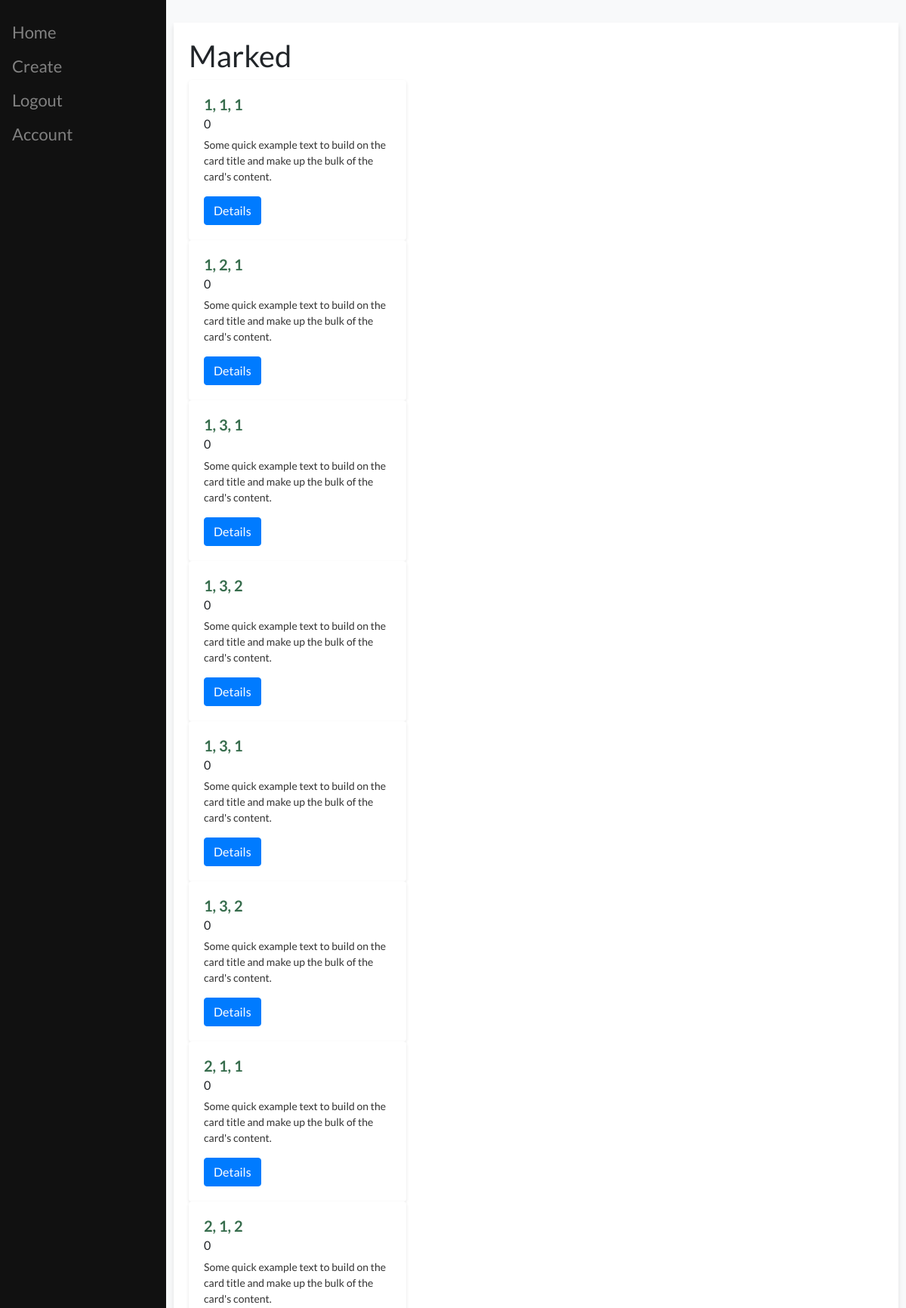
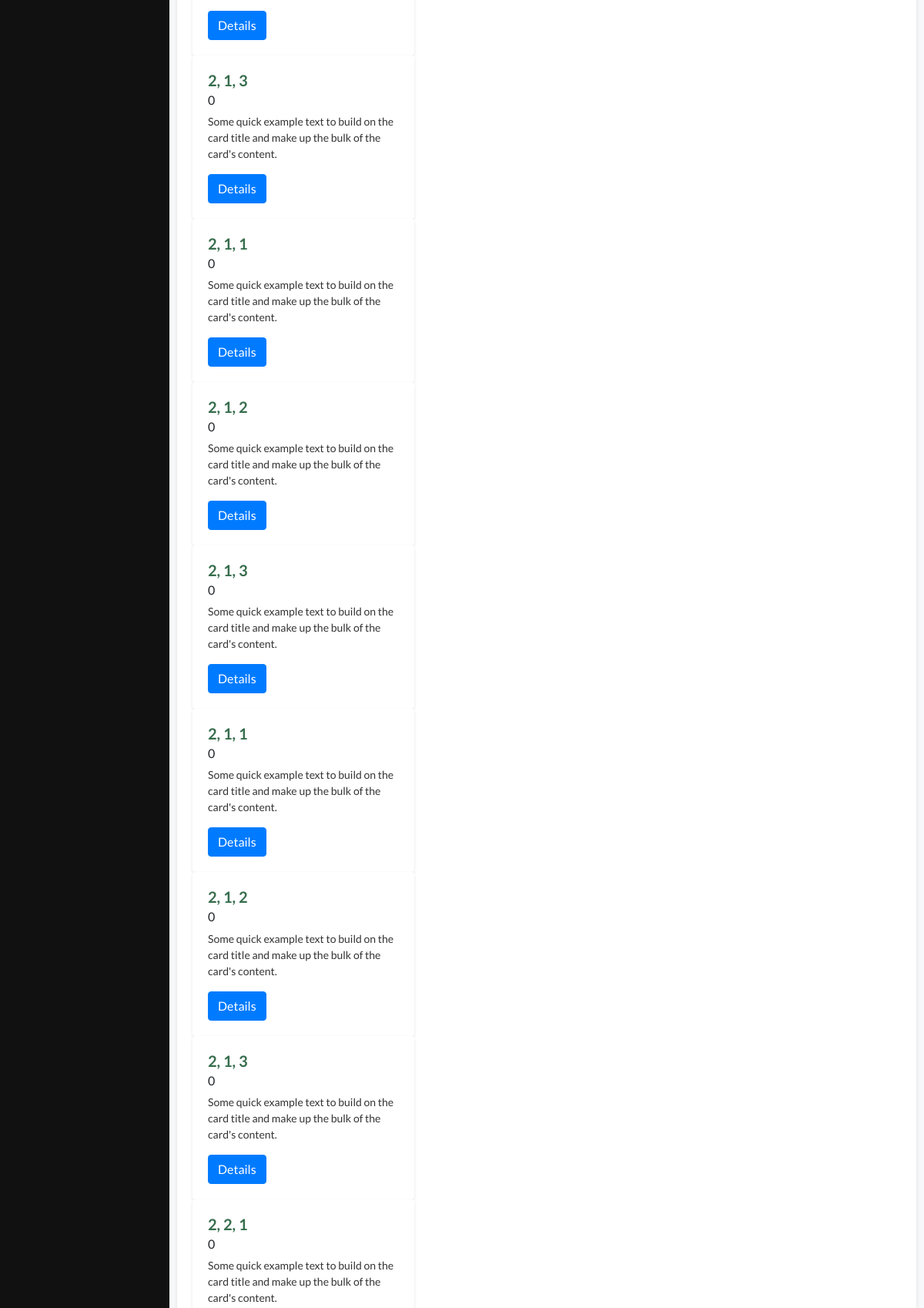
Page /app/4/mark/ (signed in, upper part) on the committed database (2 pictures, top to bottom).
### main/models.py (models this page shows, shortened)
class NceaQuestions(models.Model):
    document = models.ForeignKey(NceaDocument, on_delete=models.CASCADE)
    QUESTION = models.IntegerField()
    primary = models.IntegerField()
    secondary = models.IntegerField()
    text = models.TextField()
    mark = models.IntegerField() # 112 = 1 achieved, 1 merit, 2 excellence

### main/views.py (the view)
# urls.py: path("<int:id>/mark/", views.marked, name="marked"),
@login_required(login_url="login/")
def marked(response, id):
    doc = NceaDocument.objects.get(id=id)
    if doc in response.user.nceadocument.all():
        qs = NceaQuestions.objects.filter(document = doc)
        context ={
            "id" : doc.id,
            "qs" : qs
        }
        return render(response, "main/marked.html", context)

### main/templates/main/marked.html (shortened to what this page needs)
{% extends 'main/base.html' %}
{%block content %}
    <h1>Marked</h1>
    {% for q in qs %}
        <div class="card" style="width: 18rem;">
            <div class="card-body">
                <h5 class="card-title"> {{q.QUESTION}}, {{q.primary}}, {{q.secondary}}</h5>
                <h6 class="card-subtitle mb-2 text-body-secondary">{{q.mark}}</h6>
                <p class="card-text">Some quick example text to build on the card title and make up the bulk of the card's content.</p>
                <a href="#" class="btn btn-primary">Details</a>
            </div>
        </div>
    {% endfor %}
{% endblock %}

### main/templates/main/base.html (style rules this page uses)
body { font-family: 'Lato', sans-serif; background-color: #f8f9fa; }
.card { border: none; background-color: #ffffff; box-shadow: 0 2px 4px 0 rgba(0, 0, 0, 0.1); transition: transform 0.3s, box-shadow 0.3s; }
.card-title { color: #376d4d; font-weight: bold; margin-bottom: 10px; }
.card-text { color: #333333; font-size: 14px; line-height: 1.5; }

### rows in the picture
NceaQuestions: QUESTION "1", primary "1", secondary "1", mark "0"
NceaQuestions: QUESTION "1", primary "2", secondary "1", mark "0"
NceaQuestions: QUESTION "1", primary "3", secondary "1", mark "0"
NceaQuestions: QUESTION "1", primary "3", secondary "2", mark "0"
NceaQuestions: QUESTION "1", primary "3", secondary "1", mark "0"
NceaQuestions: QUESTION "1", primary "3", secondary "2", mark "0"
NceaQuestions: QUESTION "2", primary "1", secondary "1", mark "0"
NceaQuestions: QUESTION "2", primary "1", secondary "2", mark "0"
NceaQuestions: QUESTION "2", primary "1", secondary "3", mark "0"
NceaQuestions: QUESTION "2", primary "1", secondary "1", mark "0"
NceaQuestions: QUESTION "2", primary "1", secondary "2", mark "0"
NceaQuestions: QUESTION "2", primary "1", secondary "3", mark "0"
NceaQuestions: QUESTION "2", primary "1", secondary "1", mark "0"
NceaQuestions: QUESTION "2", primary "1", secondary "2", mark "0"
NceaQuestions: QUESTION "2", primary "1", secondary "3", mark "0"
NceaQuestions: QUESTION "2", primary "2", secondary "1", mark "0"
